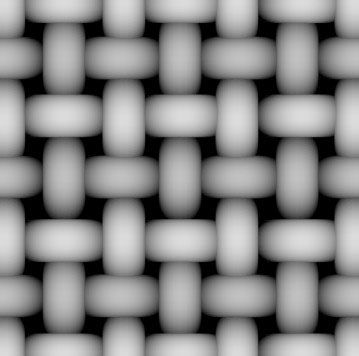
#> input picture images/TextureTest.jpg, 359 x 356 px
$ jupyter execute nm.ipynb   (older library calls are emulated)
#> lines starting #> are read from the running program, lines starting #| are printed output that depends on the picture
# Texture Normal Mapping

## SCC0251.2020.1 - Image Processing

Prof. Dr. Moacir Ponti

Renata Vinhaga dos Anjos (10295263) and Vitor Gratiere Torres (10284952)

### Description

#### How lights are calculated for surfaces?

Before understanding what a Normal Map is, first we need to describe how Computer Graphics decides the final color for each pixel of a 3D Object. There are a lot of information stored in each vertex, from positions in 3D space to colors. Those vertices build faces, and those faces will have a fragment color, depending on the interpolation of the vertices’ colors.

But we must remember that, in the real world, there are a bunch of elements beyond the natural color of a surface that determines its visual look. One of them is the light influence.

One single light source next to an object will affect the intensity of faces colors, according to each ** normal**. Some calculation is done with the light rays, the normal, and the viewer position, as it is demonstrated in the Image below.

For our main purpose, is necessary to understand that, each face of a 3D Object has a normal, and as it is flat, all the fragments of this face will be affected in the same way as they have the same normal. Even if it has a complex texture.
With more complex 3D meshes (big number of vertices), than the object will have more faces and consequently a bigger variance for the light calculation. But bigger meshes also means more computation, and time is something that needs to be spent wisely in Computer Graphics.

To solve this problem, we put our efforts in this project to understand how the Normal Map works and how we could implement it.

#### But what are Normal Maps?

The normal map is, as the name implies, a mapping for the normals of a surface. As it is explained in the follow image, instead of having a single normal for all the fragments of a flat surface, what we will have is a per fragment ("per pixel") different normal.

The brutal difference for it can be seen in the comparison below:

The geometric normal of the surface remains the same, we merely modify the surface normal used in the lighting calculation [11] (as showed before). Just as having a normal per vertex gives the illusion that the surface is smooth between polygons, modifying the normal per pixel changes the perception of the polygon surface itself, without modifying its geometry.
We can see an example of the benefits for it in the image below. The use of a normal map provides that the meshes can be simplified and have the same visual look as a more complex mesh.

#### The look of a normal map and how it works

To store a normal per pixel, we use each channel of a RGB image to store the magnitude of 3 vectors (X, Y, Z) respectively. In that way, the combination of those 3 will result in a "direction" of the surface, without really changing the aspect of it.

The look of a usual normal map can be seen in the image below:

This blueish color can be seen in every normal map and it has a reason that can be explained by the Tangent Space.

#### Tangent Space

When we are dealing with computer graphics, that is a lot to understand about different spaces to deal with the object. As example we can take the Object Space and the World Space.

When we consider the object in the world space, it will have a lot of orientations in its faces, considering the 3D space, those can be either negative or positive, in the case of the z-axis for example.

But when we are dealing with a normal map took from a texture, we only have 2 types of orientation: the X and Y, while the Z will always be pointing outwards. Because of that, normal maps tend to have this blueish color, once that Z is equivalent to the blue channel, and it will always be positive.

Making calculations only with the surface orientation makes everything easier, as we know for sure the orientation of one of the coordinates (the Z). The images below show the differences between a map of normals done via World Space (Left) and Local Space or Tangent Space (Right). In the left, we can see more colors than blueish ones, that's because world space allows negative orientation for Z as seen below, the backside of the boot according to the camera is on the negative region of z, that means negative or absence of blue, generating colors like this yellow green.

#### Implementing the Normal Map from Textures
The normal map can be extracted and made from any texture or image. There are a several ways to do that, and one of them is related to Image Processing. The following code is done step by step to process the texture in order to obtain better results. Then we use a filter for Edge Detection called Sobel Operator, that helps us to get the right color strength information to store within the normal map.

The user interface also provides parameters changes, in order to get the desired normal map.

[cell 1]
from __future__ import print_function
from ipywidgets import interact, interactive, fixed, interact_manual
import ipywidgets as widgets
# ^ Interact imports

import imageio
import matplotlib.pyplot as plt
import numpy as np
import re

__author__ = ['Renata Vinhaga', 'Vitor Gratiere']

[cell 2]
# Our storage structure

data = {
    'settings': {
        'filepath': None,
        'strength': 2.5,
        'level': 7.0,
        'blur': False,
        'R': False,
        'G': False,
        'img_shape': None,
        'original_dim': None,
        'save': False,
    },
    'images': {
        'original': None,
        'gray': None,
        'blur': None,
        'normal': None,
        'sobel': None,
    },
}

[cell 3]
data['settings']['filepath'] = str(input()).rstrip()
#> the answer given: ../images/TextureTest.jpg
# take a texture image as input

data['images']['original'] = imageio.imread(data['settings']['filepath'])
data['images']['original'] = np.asarray(
    data['images']['original'], dtype=float)

# We store image's width, height and its dimension
data['settings']['img_shape'] = np.array(data['images']['original'].shape)
data['settings']['original_dim'] = np.array(
    data['settings']['img_shape'].shape)[0]
data['settings']['img_shape'] = data['settings']['img_shape'][:2]

[cell 4]
def map_values(image, newMin=0, newMax=255):
    """Maps matrix's values from [`originalMin`, `originalMax`] to [`newMin`, `newMax`]"""
    a = np.min(image)
    b = np.max(image)
    return ((image - a) * ((newMax - newMin) / (b - a)) + newMin)


def map_values_rgb(image, newMin=0, newMax=255):
    """Applies `map_values` to each channel on RGB separetedly"""
    for i in range(0, 3):
        image[:, :, i] = map_values(image[:, :, i],
                                    newMin=newMin,
                                    newMax=newMax)
        return image

#### Step 1 - Convert image to Gray Scale

One of the details that we discovered to get better results is that,
first, we need to convert the texture for a gray scale image (if it is in
RGB system). In this way, the range of values is smaller, so the change
of them is more visible.

[cell 5]
def rgb_to_gray(rgb):
    """Converts coloured image to gray scale"""
    r, g, b = rgb[:, :, 0], rgb[:, :, 1], rgb[:, :, 2]
    gray = np.zeros(np.array(rgb.shape)[0:2])
    # gray = 0.2989 * r + 0.5870 * g + 0.1140 * b
    gray = 0.2126 * r + 0.7152 * g + 0.0722 * b
    return gray

[cell 6]
if data['settings']['original_dim'] == 3:
    data['images']['gray'] = rgb_to_gray(data['images']['original'])
elif data['settings']['original_dim'] == 2:
    data['images']['gray'] = data['images']['original']
else:
    raise ValueError('We can only handle 2 and 3 dimensions matrices.')

[cell 7]
plt.figure(figsize=(20, 20))

plt.subplot(121)
plt.imshow(data['images']['original'].astype(np.uint8))
plt.title('Original Image')
plt.axis('off')

plt.subplot(122)
plt.imshow(data['images']['gray'].astype(np.uint8), cmap="gray")
plt.title('Grayscale')
plt.axis('off')
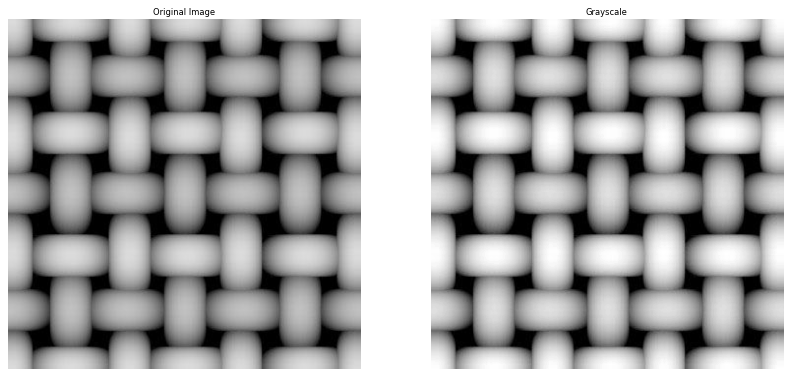
#> figure drawn by matplotlib, 2 panels

#### [Optional] Step 2 - Blurring the image

The Sobel Operator is a very sensitive filter and any noise can render a low-quality light reflection diminishing the aesthetic of the final render, Gaussian Filter's blur can help us, but for this example we will not use it, but you can activate it if you want to.

[cell 8]
# [48 lines left out: function gaussian_filter, not called in this run]

[cell 9]
def apply_blur(blur):

    if blur is not data['settings']['blur']:
        data['settings']['blur'] = blur

        if data['settings']['blur']:

            data['images']['blur'] = gaussian_filter(
                data['images']['gray'], 5, 250)

            plt.figure(figsize=(20, 20))

            plt.subplot(121)
            plt.imshow(data['images']['gray'].astype(np.uint8), cmap="gray")
            plt.title('Grayscale')
            plt.axis('off')

            plt.subplot(122)
            plt.imshow(data['images']['blur'].astype(np.uint8), cmap="gray")
            plt.title('Blurred grayscale')
            plt.axis('off')


interact(apply_blur, blur=data['settings']['blur'])
#> the sliders are set to blur = False
#> the sliders are set to strength = 2.505, level = 7.0

#### Step 3 - Sobel-Feldman operator

Sobel-Feldman operator is an edge detector, it uses two 3×3 kernels which are convolved with the original image to calculate approximations of the derivatives – one for horizontal changes, and one for vertical. If we define $A$ as the source image, and $Gx$ and $Gy$ are two images which at each point contain the vertical and horizontal derivative approximations respectively, the computations are as follows:

$$G_x = \begin{bmatrix}-1 & 0 & 1\\-2 & 0 & 2\\-1 & 0 & 1\end{bmatrix}$$

$$G_y = \begin{bmatrix}-1 & -2 & -1\\0 & 0 & 0\\1 & 2 & 1\end{bmatrix}$$

Then we will crop $A$ matrix to fit kernel's shape, iterate and convolute it.

> It is also possible to use $G_x$ and $G_y$ with 3s instead of 1s, and 10s instead of 2s, it's just a matter of factors and scales. 1s and 2s got us our best outcome so far.

The x-coordinate is defined here as increasing in the "right"-direction, and the y-coordinate is defined as increasing in the "down"-direction. At each point in the image, the resulting gradient approximations can be combined to give the gradient magnitude, using $G = \sqrt{G_x^2 + G_y^2}$. Using this information, we can also calculate the gradient's direction as $\theta = atan\left(\frac{G_y}{G_x}\right)$, this angle $\theta$ tells us the light's angle, while the $G$ vector is the light's vector itself.

The components $G_x$ and $G_y$ divided by its' square root gives us the unitary components.

The $x$ component will be depicted as our reds, while the $y$ as our greens. Our blue component comes from the two parameters: `strength` and `level`, so it represents how much the normal map will be bumped. All of them are scaled to $0-255$.

[cell 10]
def sobel(img, strength=2.5, level=7.0):
#> called with strength = 2.5, level = 7
    Gx = np.array([[-1, 0, 1],
                   [-2, 0, 2],
                   [-1, 0, 1]])
    Gy = np.array([[-1, -2, -1],
                   [0, 0, 0],
                   [1, 2, 1]])
    # The other possible kernel
    # Gx = np.array([[-3, 0, 3],
    #                [-10, 0, 10],
    #                [-3, 0, 3]])
    # Gy = np.array([[-3, -10, -3],
    #                [0, 0, 0],
    #                [3, 10, 3]])

    shp = np.array(img.shape)[0:2]
#> shp = [356, 359]
    img = np.pad(img, 1, 'edge')
    sob = np.zeros(shp)
    normal_map = np.zeros(np.array([shp[0], shp[1], 3]))
    dZ = 1.0 / strength * (1.0 + (2.0 ** level))
    dZ_pow = dZ * dZ
    for i in range(0, shp[0]):
        for j in range(0, shp[1]):
            dX = np.sum(np.multiply(Gx, img[i:i + 3, j:j + 3]))
            dY = np.sum(np.multiply(Gy, img[i:i + 3, j:j + 3]))
            sob[i, j] = np.sqrt(dX**2 + dY**2 + dZ_pow)
            normal_map[i, j, 0] = (dX / sob[i, j] * 0.5 + 0.5) * 255.0  # red
            normal_map[i, j, 1] = (dY / sob[i, j] * 0.5 + 0.5) * 255.0  # green
            normal_map[i, j, 2] = dZ / sob[i, j] * 255.0  # blue
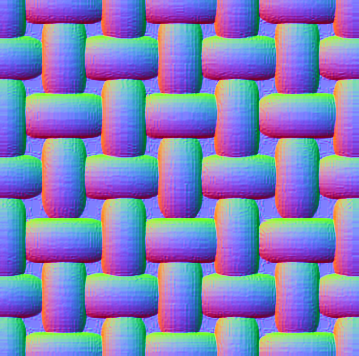
#> normal_map: shape (356, 359, 3) float64; mean of channels 0, 1, 2 128.1, 127.5, 188.6; drawn as R, G, B
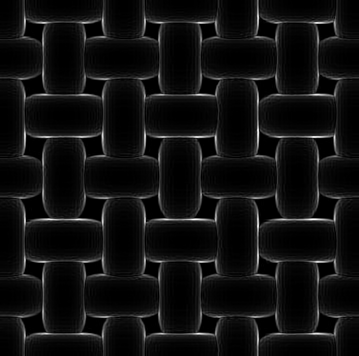
#> sob: shape (356, 359) float64; min 51.5, max 498.7, mean 81.3; drawn with min black and max white
    sob = map_values(sob)
#> in map_values, `a = np.min(image)`: a = 51.5
#> in map_values, `b = np.max(image)`: b = 498.7
    normal_map = map_values_rgb(normal_map)
#> the loop in map_values_rgb, `for i in range(0, 3):` made 1 pass
#> (a in map_values, b in map_values) on pass 1: (0.838, 254.1)
    return normal_map, sob

[cell 11]
def apply_sobel(strength=data['settings']['strength'],
                level=data['settings']['level']):

    data['settings']['strength'] = strength
    data['settings']['level'] = level

    if data['settings']['blur']:
        data['images']['normal'], data['images']['sobel'] = sobel(
            data['images']['blur'], data['settings']['strength'], data['settings']['level'])
    else:
        data['images']['normal'], data['images']['sobel'] = sobel(
            data['images']['gray'], data['settings']['strength'], data['settings']['level'])

    plt.figure(figsize=(20, 20))

    plt.subplot(131)
    plt.imshow(data['images']['original'].astype(np.uint8))
    plt.title('Original image')
    plt.axis('off')

    plt.subplot(132)
    plt.imshow(data['images']['normal'].astype(np.uint8))
    plt.title('Normal map')
    plt.axis('off')

    plt.subplot(133)
    plt.imshow(data['images']['sobel'].astype(np.uint8), cmap='gray')
    plt.title('Edges detected by sobel operator')
    plt.axis('off')

    plt.show()
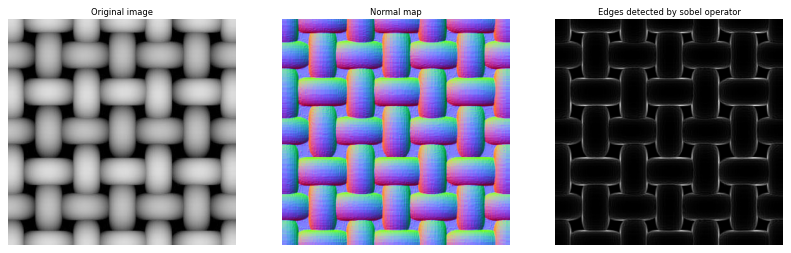
#> figure drawn by matplotlib, 3 panels
#> the sliders are set to red = False, green = False


interact(apply_sobel,
         strength=(0.01, 5.00, 0.01),
         level=(4.0, 10.0, 0.1))

#### Step 4 - Inverting channels

It is possible that your image output looks weird, it may be that your channels are inverted, making concave looks convex. So, we got to be able to invert single channels.

[cell 12]
def inv(img):
    """Invert images"""
    return 255 - img

[cell 13]
def invert(red, green):
#> called with red = False, green = False
    if red is not data['settings']['R']:
        data['settings']['R'] = red
        data['images']['normal'][:, :, 0] = inv(
            data['images']['normal'][:, :, 0])
    if green is not data['settings']['G']:
        data['settings']['G'] = green
        data['images']['normal'][:, :, 1] = inv(
            data['images']['normal'][:, :, 1])

    plt.figure(figsize=(20, 20))

    plt.subplot(141)
    plt.imshow(data['images']['normal']
               [:, :, 0].astype(np.uint8), cmap="Reds")
    plt.title('Red channel of normal map')
    plt.axis('off')

    plt.subplot(142)
    plt.imshow(data['images']['normal']
               [:, :, 1].astype(np.uint8), cmap="Greens")
    plt.title('Green channel of normal map')
    plt.axis('off')

    plt.subplot(143)
    plt.imshow(data['images']['normal']
               [:, :, 2].astype(np.uint8), cmap="Blues")
    plt.title('Blue channel of normal map')
    plt.axis('off')

    plt.subplot(144)
    plt.imshow(data['images']['normal'].astype(np.uint8))
    plt.title('Normal map')
    plt.axis('off')

    plt.show()
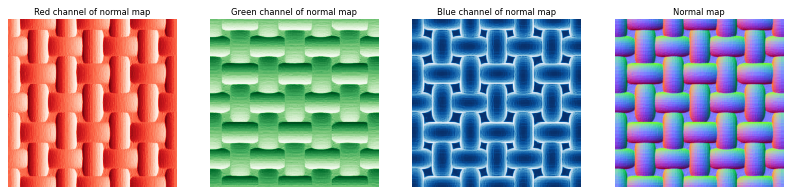
#> figure drawn by matplotlib, 4 panels


interact(invert, red=data['settings']['R'], green=data['settings']['G'])

#### Saving the resulting image

[cell 14]
def save_f(save):
    if save is not data['settings']['save']:
        data['settings']['save'] = save

    if data['settings']['save']:
        # Original file path + file name
        output = data['settings']['filepath'][:data['settings']
                                              ['filepath'].find('.')]

        # Append strength value to image's title
        output += '_S' + \
            ("{:.1f}".format(data['settings']['strength'])).replace('.', '-')

        # Append level value to image's title
        output += '_L' + \
            ("{:.1f}".format(data['settings']['level'])).replace('.', '-')

        # Blur descriptor
        if data['settings']['blur']:
            output += '_blr'

        # Colors and inversions descriptor
        output += '_'
        if data['settings']['R']:  # If R channel is inverted append r, else R
            output += 'r'
        else:
            output += 'R'

        if data['settings']['G']:  # If G channel is inverted append g, else G
            output += 'g'
        else:
            output += 'G'

        # File type
        output += '.png'

        imageio.imwrite(output, data['images']['normal'].astype(np.uint8))
        # imageio.get_writer(output).close()
        print(output)

        plt.figure(figsize=(20, 20))
        plt.imshow(data['images']['normal'].astype(np.uint8))
        plt.title('Normal map')
        plt.axis('off')
        plt.show()


interact(save_f, save=data['settings']['save'])
#> the sliders are set to save = False

$ run again, on images/brick_rough_256x256.jpg
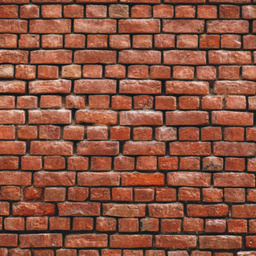
#> input picture images/brick_rough_256x256.jpg, 256 x 256 px
#> after the loop in sobel, `for i in range(0, shp[0]):`:
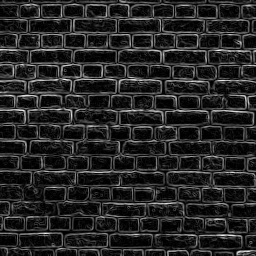
#> sob: shape (256, 256) float64; min 51.5, max 739.6, mean 153.7; drawn with min black and max white
#> a = 51.5
#> in map_values, `b = np.max(image)`: b = 739.6
#> the loop in map_values_rgb, `for i in range(0, 3):` made 1 pass
#> (a in map_values, b in map_values) on pass 1: (0.459, 254.5)
#> in invert, `plt.show()`:
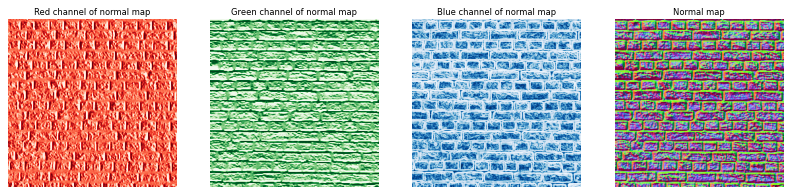
#> figure drawn by matplotlib, 4 panels
